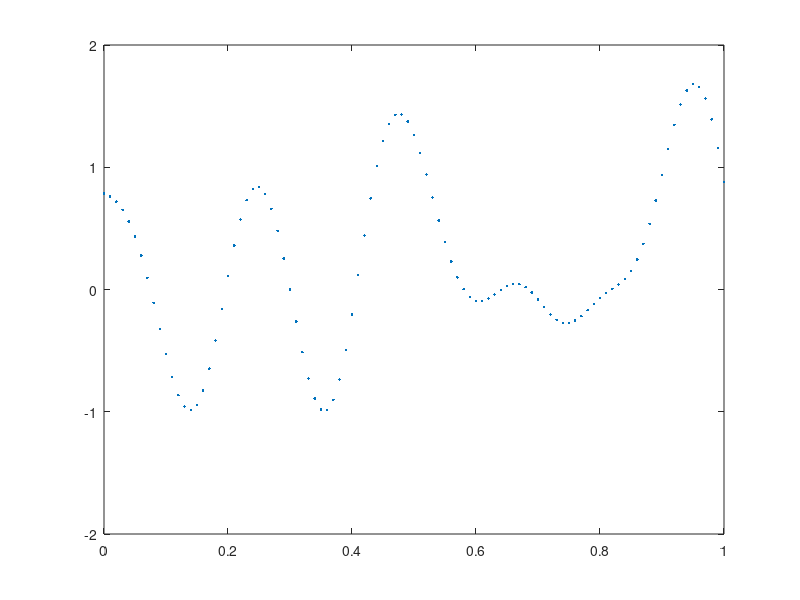

Write MATLAB code to recreate this figure.
x = (0:0.01:1);
n = length(x);

#k = @(x, y) sin(x + y);
#k = @(x, y) min(x, y);
k = @(x, y) exp (-100 * (x - y) ^ 2);
#k = @(x, y) 1   
c = zeros(n, n);
for i = 1:n
    for j = 1:n
        c(i, j) = k(x(i), x(j));
    end
end


u = randn(n, 1);
[A, S, B] = svd(c);

z = A * sqrt(S) * u;


plot(x, z, '.')
axis([0, 1, -2, 2])

